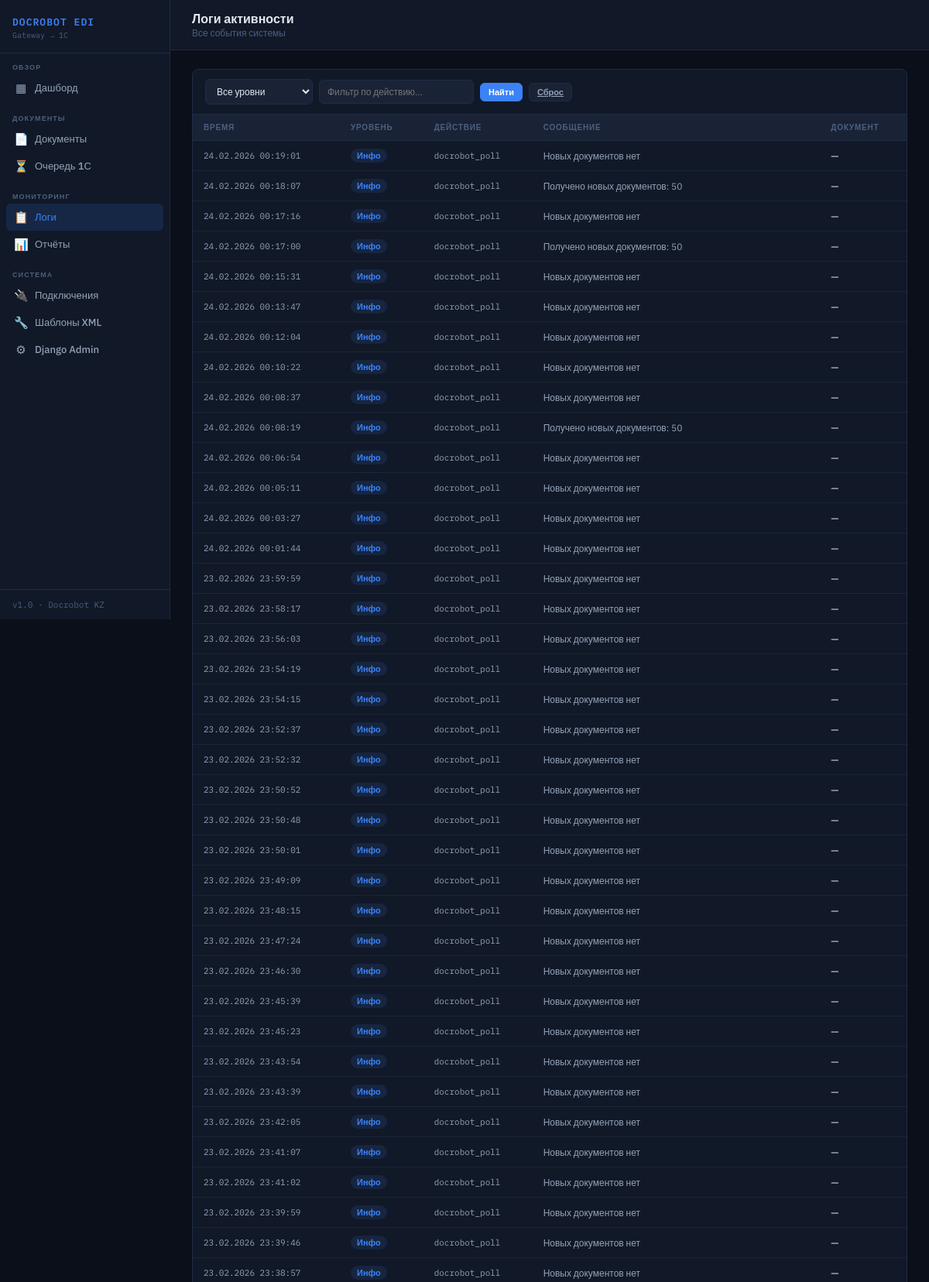
/logs/ (upper part), run on the app's committed database.
### edi/models.py (models this page shows, shortened)
class ActivityLog(models.Model):
    LEVEL_INFO  = 'info'
    LEVEL_WARN  = 'warn'
    LEVEL_ERROR = 'error'
    LEVELS = [
        (LEVEL_INFO,  'Инфо'),
        (LEVEL_WARN,  'Предупреждение'),
        (LEVEL_ERROR, 'Ошибка'),
    ]
    level      = models.CharField(max_length=5, choices=LEVELS, default=LEVEL_INFO, verbose_name='Уровень')
    action     = models.CharField(max_length=100, verbose_name='Действие')
    message    = models.TextField(verbose_name='Сообщение')
    document   = models.ForeignKey(
        EdiDocument, on_delete=models.SET_NULL,
        null=True, blank=True, related_name='logs', verbose_name='Документ'
    )
    created_at = models.DateTimeField(auto_now_add=True, verbose_name='Время')
    class Meta:
        verbose_name = 'Лог'
        verbose_name_plural = 'Логи'
        ordering = ['-created_at']

### edi/views.py (the view)
# urls.py: path('logs/',               views.logs,             name='logs'),
def logs(request):
    qs = ActivityLog.objects.select_related('document').order_by('-created_at')
    level = request.GET.get('level', '')
    action = request.GET.get('action', '')
    if level:
        qs = qs.filter(level=level)
    if action:
        qs = qs.filter(action__icontains=action)
    return render(request, 'edi/logs.html', {
        'logs': qs[:200],
        'levels': ActivityLog.LEVELS,
        'filter_level': level,
        'filter_action': action,
    })

### edi/templates/edi/logs.html (shortened to what this page needs)
{% extends 'edi/base.html' %}
{% block page_title %}Логи активности{% endblock %}
{% block page_sub %}Все события системы{% endblock %}
{% block content %}
<div class="table-wrap">
  <div class="table-toolbar">
    <form method="get" style="display:flex;gap:8px;align-items:center;flex-wrap:wrap;">
      <select name="level" onchange="this.form.submit()">
        <option value="">Все уровни</option>
      </select>
      <input type="text" name="action" value="{{ filter_action }}" placeholder="Фильтр по действию..." style="width:200px" />
      <button type="submit" class="btn btn-primary btn-sm">Найти</button>
      <a href="{% url 'logs' %}" class="btn btn-secondary btn-sm">Сброс</a>
    </form>
  </div>
  <table>
    <thead>
      <tr><th>Время</th><th>Уровень</th><th>Действие</th><th>Сообщение</th><th>Документ</th></tr>
    </thead>
    <tbody>
      {% for log in logs %}
      <tr>
        <td class="td-mono" style="white-space:nowrap;">{{ log.created_at|date:"d.m.Y H:i:s" }}</td>
        <td><span class="badge badge-{% if log.level == 'error' %}error-lvl{% elif log.level == 'warn' %}warn{% else %}info{% endif %}">{{ log.get_level_display }}</span></td>
        <td class="td-mono">{{ log.action }}</td>
        <td style="font-size:12px;color:var(--text2);max-width:300px;">{{ log.message|truncatechars:100 }}</td>
        <td>
          {% if log.document %}
          <a href="{% url 'document_detail' log.document.pk %}" style="font-family:var(--mono);font-size:11px;color:var(--accent);">
            {{ log.document.number|default:log.document.docrobot_id|truncatechars:16 }}
          </a>
          {% else %}—{% endif %}
        </td>
      </tr>
      {% empty %}
      <tr><td colspan="5"><div class="empty"><div class="empty-icon">📋</div><p>Логов нет</p></div></td></tr>
      {% endfor %}
    </tbody>
  </table>
</div>
{% endblock %}

### edi/templates/edi/base.html (style rules this page uses)
:root { --bg: #0b0f1a; --surface: #111827; --surface2:#1a2236; --surface3:#202d44; --border: #1e2d45; --text: #e2e8f0; --text2: #94a3b8; --text3: #4b6080; --accent: #3b82f6; --accent2: #10b981; --warn: #f59e0b; --danger: #ef4444; --purple: #8b5cf6; --mono: 'IBM Plex Mono', monospace; --sans: 'IBM Plex Sans', sans-serif; --nav-w: 220px; --radius: 8px; }
*, *::before, *::after { box-sizing: border-box; margin: 0; padding: 0; }
body { font-family: var(--sans); background: var(--bg); color: var(--text); min-height: 100vh; display: flex; font-size: 14px; }
.table-wrap { background: var(--surface); border: 1px solid var(--border); border-radius: var(--radius); overflow: hidden; }
.table-toolbar { padding: 12px 16px; border-bottom: 1px solid var(--border); display: flex; gap: 10px; align-items: center; flex-wrap: wrap; }
table { width: 100%; border-collapse: collapse; }
th { text-align: left; padding: 10px 14px; font-size: 10px; font-weight: 600; text-transform: uppercase; letter-spacing: 0.08em; color: var(--text3); border-bottom: 1px solid var(--border); background: var(--surface2); }
td { padding: 10px 14px; font-size: 13px; border-bottom: 1px solid rgba(30,45,69,0.6); }
.td-mono { font-family: var(--mono); font-size: 11px; color: var(--text2); }
.badge { display: inline-flex; align-items: center; gap: 4px; padding: 2px 8px; border-radius: 20px; font-size: 11px; font-weight: 600; }
.badge-info { background: rgba(59,130,246,0.12); color: var(--accent); }
.btn { display: inline-flex; align-items: center; gap: 6px; padding: 7px 14px; border-radius: 6px; font-size: 12px; font-weight: 600; cursor: pointer; border: 1px solid transparent; transition: all 0.15s; font-family: var(--sans); }
.btn-primary { background: var(--accent); color: #fff; border-color: var(--accent); }
.btn-secondary { background: var(--surface2); color: var(--text2); border-color: var(--border); }
.btn-sm { padding: 4px 10px; font-size: 11px; }
input[type=text], input[type=date], input[type=search], select, textarea { background: var(--surface2); border: 1px solid var(--border); border-radius: 6px; color: var(--text); padding: 7px 10px; font-size: 12px; font-family: var(--sans); outline: none; transition: border-color 0.15s; }
select option { background: var(--surface2); }

### data on the page
ActivityLog: created_at "24.02.2026 00:19:01", level "Инфо", action "docrobot_poll", message "Новых документов нет"
ActivityLog: created_at "24.02.2026 00:18:07", level "Инфо", action "docrobot_poll", message "Получено новых документов: 50"
ActivityLog: created_at "24.02.2026 00:17:16", level "Инфо", action "docrobot_poll", message "Новых документов нет"
ActivityLog: created_at "24.02.2026 00:17:00", level "Инфо", action "docrobot_poll", message "Получено новых документов: 50"
ActivityLog: created_at "24.02.2026 00:15:31", level "Инфо", action "docrobot_poll", message "Новых документов нет"
ActivityLog: created_at "24.02.2026 00:13:47", level "Инфо", action "docrobot_poll", message "Новых документов нет"
ActivityLog: created_at "24.02.2026 00:12:04", level "Инфо", action "docrobot_poll", message "Новых документов нет"
ActivityLog: created_at "24.02.2026 00:10:22", level "Инфо", action "docrobot_poll", message "Новых документов нет"
ActivityLog: created_at "24.02.2026 00:08:37", level "Инфо", action "docrobot_poll", message "Новых документов нет"
ActivityLog: created_at "24.02.2026 00:08:19", level "Инфо", action "docrobot_poll", message "Получено новых документов: 50"
ActivityLog: created_at "24.02.2026 00:06:54", level "Инфо", action "docrobot_poll", message "Новых документов нет"
ActivityLog: created_at "24.02.2026 00:05:11", level "Инфо", action "docrobot_poll", message "Новых документов нет"
ActivityLog: created_at "24.02.2026 00:03:27", level "Инфо", action "docrobot_poll", message "Новых документов нет"
ActivityLog: created_at "24.02.2026 00:01:44", level "Инфо", action "docrobot_poll", message "Новых документов нет"
ActivityLog: created_at "23.02.2026 23:59:59", level "Инфо", action "docrobot_poll", message "Новых документов нет"
ActivityLog: created_at "23.02.2026 23:58:17", level "Инфо", action "docrobot_poll", message "Новых документов нет"
ActivityLog: created_at "23.02.2026 23:56:03", level "Инфо", action "docrobot_poll", message "Новых документов нет"
ActivityLog: created_at "23.02.2026 23:54:19", level "Инфо", action "docrobot_poll", message "Новых документов нет"
ActivityLog: created_at "23.02.2026 23:54:15", level "Инфо", action "docrobot_poll", message "Новых документов нет"
ActivityLog: created_at "23.02.2026 23:52:37", level "Инфо", action "docrobot_poll", message "Новых документов нет"
ActivityLog: created_at "23.02.2026 23:52:32", level "Инфо", action "docrobot_poll", message "Новых документов нет"
ActivityLog: created_at "23.02.2026 23:50:52", level "Инфо", action "docrobot_poll", message "Новых документов нет"
ActivityLog: created_at "23.02.2026 23:50:48", level "Инфо", action "docrobot_poll", message "Новых документов нет"
ActivityLog: created_at "23.02.2026 23:50:01", level "Инфо", action "docrobot_poll", message "Новых документов нет"
ActivityLog: created_at "23.02.2026 23:49:09", level "Инфо", action "docrobot_poll", message "Новых документов нет"
ActivityLog: created_at "23.02.2026 23:48:15", level "Инфо", action "docrobot_poll", message "Новых документов нет"
ActivityLog: created_at "23.02.2026 23:47:24", level "Инфо", action "docrobot_poll", message "Новых документов нет"
ActivityLog: created_at "23.02.2026 23:46:30", level "Инфо", action "docrobot_poll", message "Новых документов нет"
ActivityLog: created_at "23.02.2026 23:45:39", level "Инфо", action "docrobot_poll", message "Новых документов нет"
ActivityLog: created_at "23.02.2026 23:45:23", level "Инфо", action "docrobot_poll", message "Новых документов нет"
ActivityLog: created_at "23.02.2026 23:43:54", level "Инфо", action "docrobot_poll", message "Новых документов нет"
ActivityLog: created_at "23.02.2026 23:43:39", level "Инфо", action "docrobot_poll", message "Новых документов нет"
ActivityLog: created_at "23.02.2026 23:42:05", level "Инфо", action "docrobot_poll", message "Новых документов нет"
ActivityLog: created_at "23.02.2026 23:41:07", level "Инфо", action "docrobot_poll", message "Новых документов нет"
ActivityLog: created_at "23.02.2026 23:41:02", level "Инфо", action "docrobot_poll", message "Новых документов нет"
ActivityLog: created_at "23.02.2026 23:39:59", level "Инфо", action "docrobot_poll", message "Новых документов нет"
ActivityLog: created_at "23.02.2026 23:39:46", level "Инфо", action "docrobot_poll", message "Новых документов нет"
ActivityLog: created_at "23.02.2026 23:38:57", level "Инфо", action "docrobot_poll", message "Новых документов нет"
